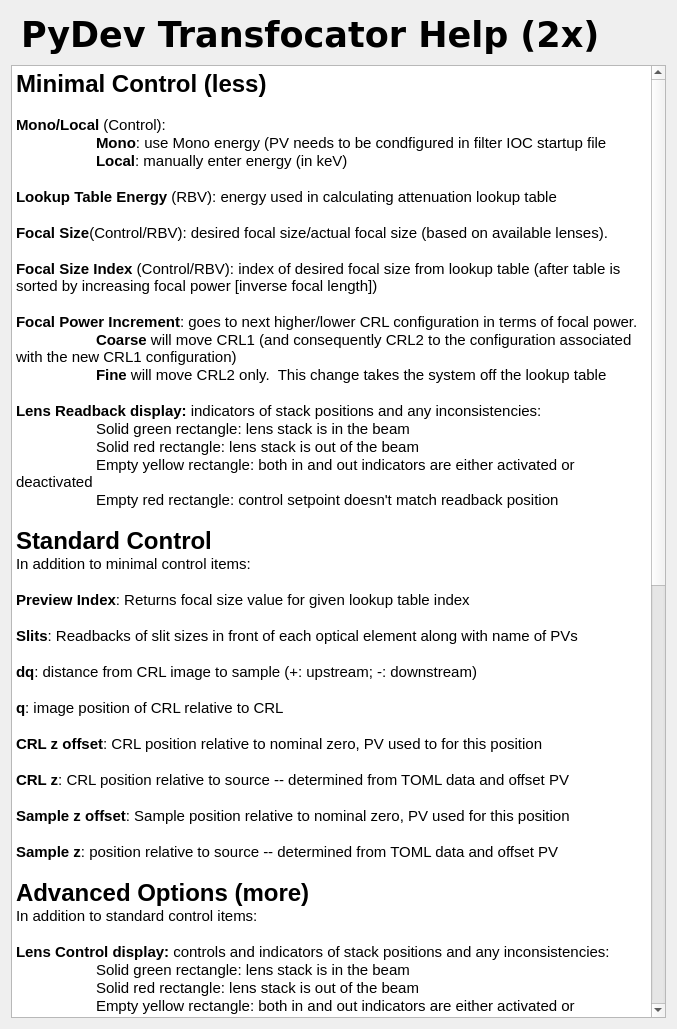
<?xml version="1.0" encoding="UTF-8"?>
<ui version="4.0">
 <class>Form</class>
 <widget class="QWidget" name="Form">
  <property name="geometry">
   <rect>
    <x>0</x>
    <y>0</y>
    <width>677</width>
    <height>1029</height>
   </rect>
  </property>
  <property name="windowTitle">
   <string>Form</string>
  </property>
  <layout class="QVBoxLayout" name="verticalLayout_2">
   <item>
    <layout class="QVBoxLayout" name="verticalLayout" stretch="1,20">
     <item>
      <widget class="caFrame" name="caframe_8">
       <property name="sizePolicy">
        <sizepolicy hsizetype="Expanding" vsizetype="Preferred">
         <horstretch>0</horstretch>
         <verstretch>0</verstretch>
        </sizepolicy>
       </property>
       <property name="maximumSize">
        <size>
         <width>941</width>
         <height>16777215</height>
        </size>
       </property>
       <property name="lineWidth">
        <number>0</number>
       </property>
       <property name="background">
        <color>
         <red>0</red>
         <green>53</green>
         <blue>132</blue>
        </color>
       </property>
       <property name="backgroundMode">
        <enum>caFrame::Filled</enum>
       </property>
       <layout class="QHBoxLayout" name="horizontalLayout">
        <property name="spacing">
         <number>5</number>
        </property>
        <property name="leftMargin">
         <number>10</number>
        </property>
        <property name="topMargin">
         <number>2</number>
        </property>
        <property name="rightMargin">
         <number>0</number>
        </property>
        <property name="bottomMargin">
         <number>2</number>
        </property>
        <item>
         <widget class="caLabel" name="calabel">
          <property name="enabled">
           <bool>true</bool>
          </property>
          <property name="sizePolicy">
           <sizepolicy hsizetype="Preferred" vsizetype="Preferred">
            <horstretch>0</horstretch>
            <verstretch>0</verstretch>
           </sizepolicy>
          </property>
          <property name="maximumSize">
           <size>
            <width>941</width>
            <height>16777215</height>
           </size>
          </property>
          <property name="font">
           <font>
            <family>Verdana</family>
            <pointsize>26</pointsize>
            <weight>75</weight>
            <bold>true</bold>
           </font>
          </property>
          <property name="text">
           <string>PyDev Transfocator Help (2x)</string>
          </property>
          <property name="alignment">
           <set>Qt::AlignLeading|Qt::AlignLeft|Qt::AlignVCenter</set>
          </property>
          <property name="fontScaleMode">
           <enum>ESimpleLabel::Height</enum>
          </property>
          <property name="foreground">
           <color>
            <red>228</red>
            <green>228</green>
            <blue>228</blue>
           </color>
          </property>
          <property name="background">
           <color alpha="0">
            <red>160</red>
            <green>160</green>
            <blue>164</blue>
           </color>
          </property>
         </widget>
        </item>
       </layout>
      </widget>
     </item>
     <item>
      <widget class="QTextBrowser" name="textBrowser">
       <property name="sizePolicy">
        <sizepolicy hsizetype="Preferred" vsizetype="Preferred">
         <horstretch>0</horstretch>
         <verstretch>0</verstretch>
        </sizepolicy>
       </property>
       <property name="html">
        <string>&lt;!DOCTYPE HTML PUBLIC &quot;-//W3C//DTD HTML 4.0//EN&quot; &quot;http://www.w3.org/TR/REC-html40/strict.dtd&quot;&gt;
&lt;html&gt;&lt;head&gt;&lt;meta name=&quot;qrichtext&quot; content=&quot;1&quot; /&gt;&lt;style type=&quot;text/css&quot;&gt;
p, li { white-space: pre-wrap; }
&lt;/style&gt;&lt;/head&gt;&lt;body style=&quot; font-family:'Cantarell'; font-size:11pt; font-weight:400; font-style:normal;&quot;&gt;
&lt;p style=&quot; margin-top:0px; margin-bottom:0px; margin-left:0px; margin-right:0px; -qt-block-indent:0; text-indent:0px;&quot;&gt;&lt;span style=&quot; font-size:18pt; font-weight:600;&quot;&gt;Minimal Control (less)&lt;/span&gt;&lt;/p&gt;
&lt;p style=&quot;-qt-paragraph-type:empty; margin-top:0px; margin-bottom:0px; margin-left:0px; margin-right:0px; -qt-block-indent:0; text-indent:0px; font-weight:600;&quot;&gt;&lt;br /&gt;&lt;/p&gt;
&lt;p style=&quot; margin-top:0px; margin-bottom:0px; margin-left:0px; margin-right:0px; -qt-block-indent:0; text-indent:0px;&quot;&gt;&lt;span style=&quot; font-weight:600;&quot;&gt;Mono/Local&lt;/span&gt; (Control): &lt;/p&gt;
&lt;p style=&quot; margin-top:0px; margin-bottom:0px; margin-left:0px; margin-right:0px; -qt-block-indent:0; text-indent:0px;&quot;&gt;	&lt;span style=&quot; font-weight:600;&quot;&gt;Mono&lt;/span&gt;: use Mono energy (PV needs to be condfigured in filter IOC startup file&lt;/p&gt;
&lt;p style=&quot; margin-top:0px; margin-bottom:0px; margin-left:0px; margin-right:0px; -qt-block-indent:0; text-indent:0px;&quot;&gt; 	&lt;span style=&quot; font-weight:600;&quot;&gt;Local&lt;/span&gt;: manually enter energy (in keV)&lt;/p&gt;
&lt;p style=&quot;-qt-paragraph-type:empty; margin-top:0px; margin-bottom:0px; margin-left:0px; margin-right:0px; -qt-block-indent:0; text-indent:0px;&quot;&gt;&lt;br /&gt;&lt;/p&gt;
&lt;p style=&quot; margin-top:0px; margin-bottom:0px; margin-left:0px; margin-right:0px; -qt-block-indent:0; text-indent:0px;&quot;&gt;&lt;span style=&quot; font-weight:600;&quot;&gt;Lookup Table Energy&lt;/span&gt; (RBV): energy used in calculating attenuation lookup table&lt;/p&gt;
&lt;p style=&quot;-qt-paragraph-type:empty; margin-top:0px; margin-bottom:0px; margin-left:0px; margin-right:0px; -qt-block-indent:0; text-indent:0px;&quot;&gt;&lt;br /&gt;&lt;/p&gt;
&lt;p style=&quot; margin-top:0px; margin-bottom:0px; margin-left:0px; margin-right:0px; -qt-block-indent:0; text-indent:0px;&quot;&gt;&lt;span style=&quot; font-weight:600;&quot;&gt;Focal Size&lt;/span&gt;(Control/RBV): desired focal size/actual focal size (based on available lenses).  &lt;/p&gt;
&lt;p style=&quot;-qt-paragraph-type:empty; margin-top:0px; margin-bottom:0px; margin-left:0px; margin-right:0px; -qt-block-indent:0; text-indent:0px;&quot;&gt;&lt;br /&gt;&lt;/p&gt;
&lt;p style=&quot; margin-top:0px; margin-bottom:0px; margin-left:0px; margin-right:0px; -qt-block-indent:0; text-indent:0px;&quot;&gt;&lt;span style=&quot; font-weight:600;&quot;&gt;Focal Size Index&lt;/span&gt; (Control/RBV): index of desired focal size from lookup table (after table is sorted by increasing focal power [inverse focal length])&lt;/p&gt;
&lt;p style=&quot;-qt-paragraph-type:empty; margin-top:0px; margin-bottom:0px; margin-left:0px; margin-right:0px; -qt-block-indent:0; text-indent:0px;&quot;&gt;&lt;br /&gt;&lt;/p&gt;
&lt;p style=&quot; margin-top:0px; margin-bottom:0px; margin-left:0px; margin-right:0px; -qt-block-indent:0; text-indent:0px;&quot;&gt;&lt;span style=&quot; font-weight:600;&quot;&gt;Focal Power Increment&lt;/span&gt;: goes to next higher/lower CRL configuration in terms of focal power.  &lt;/p&gt;
&lt;p style=&quot; margin-top:0px; margin-bottom:0px; margin-left:0px; margin-right:0px; -qt-block-indent:0; text-indent:0px;&quot;&gt;	&lt;span style=&quot; font-weight:600;&quot;&gt;Coarse&lt;/span&gt; will move CRL1 (and consequently CRL2 to the configuration associated with the new CRL1 configuration)&lt;/p&gt;
&lt;p style=&quot; margin-top:0px; margin-bottom:0px; margin-left:0px; margin-right:0px; -qt-block-indent:0; text-indent:0px;&quot;&gt;	&lt;span style=&quot; font-weight:600;&quot;&gt;Fine&lt;/span&gt; will move CRL2 only.  This change takes the system off the lookup table&lt;/p&gt;
&lt;p style=&quot;-qt-paragraph-type:empty; margin-top:0px; margin-bottom:0px; margin-left:0px; margin-right:0px; -qt-block-indent:0; text-indent:0px;&quot;&gt;&lt;br /&gt;&lt;/p&gt;
&lt;p style=&quot; margin-top:0px; margin-bottom:0px; margin-left:0px; margin-right:0px; -qt-block-indent:0; text-indent:0px;&quot;&gt;&lt;span style=&quot; font-weight:600;&quot;&gt;Lens Readback display: &lt;/span&gt;indicators of stack positions and any inconsistencies:&lt;/p&gt;
&lt;p style=&quot; margin-top:0px; margin-bottom:0px; margin-left:0px; margin-right:0px; -qt-block-indent:0; text-indent:0px;&quot;&gt;	Solid green rectangle: lens stack is in the beam&lt;/p&gt;
&lt;p style=&quot; margin-top:0px; margin-bottom:0px; margin-left:0px; margin-right:0px; -qt-block-indent:0; text-indent:0px;&quot;&gt;	Solid red rectangle: lens stack is out of the beam&lt;/p&gt;
&lt;p style=&quot; margin-top:0px; margin-bottom:0px; margin-left:0px; margin-right:0px; -qt-block-indent:0; text-indent:0px;&quot;&gt;	Empty yellow rectangle: both in and out indicators are either activated or deactivated&lt;/p&gt;
&lt;p style=&quot; margin-top:0px; margin-bottom:0px; margin-left:0px; margin-right:0px; -qt-block-indent:0; text-indent:0px;&quot;&gt;	Empty red rectangle: control setpoint doesn't match readback position&lt;/p&gt;
&lt;p style=&quot;-qt-paragraph-type:empty; margin-top:0px; margin-bottom:0px; margin-left:0px; margin-right:0px; -qt-block-indent:0; text-indent:0px; font-weight:600;&quot;&gt;&lt;br /&gt;&lt;/p&gt;
&lt;p style=&quot; margin-top:0px; margin-bottom:0px; margin-left:0px; margin-right:0px; -qt-block-indent:0; text-indent:0px;&quot;&gt;&lt;span style=&quot; font-size:18pt; font-weight:600;&quot;&gt;Standard Control&lt;/span&gt;&lt;/p&gt;
&lt;p style=&quot; margin-top:0px; margin-bottom:0px; margin-left:0px; margin-right:0px; -qt-block-indent:0; text-indent:0px;&quot;&gt;In addition to minimal control items:&lt;/p&gt;
&lt;p style=&quot;-qt-paragraph-type:empty; margin-top:0px; margin-bottom:0px; margin-left:0px; margin-right:0px; -qt-block-indent:0; text-indent:0px;&quot;&gt;&lt;br /&gt;&lt;/p&gt;
&lt;p style=&quot; margin-top:0px; margin-bottom:0px; margin-left:0px; margin-right:0px; -qt-block-indent:0; text-indent:0px;&quot;&gt;&lt;span style=&quot; font-weight:600;&quot;&gt;Preview Index&lt;/span&gt;: Returns focal size value for given lookup table index&lt;/p&gt;
&lt;p style=&quot;-qt-paragraph-type:empty; margin-top:0px; margin-bottom:0px; margin-left:0px; margin-right:0px; -qt-block-indent:0; text-indent:0px; font-weight:600;&quot;&gt;&lt;br /&gt;&lt;/p&gt;
&lt;p style=&quot; margin-top:0px; margin-bottom:0px; margin-left:0px; margin-right:0px; -qt-block-indent:0; text-indent:0px;&quot;&gt;&lt;span style=&quot; font-weight:600;&quot;&gt;Slits&lt;/span&gt;: Readbacks of slit sizes in front of each optical element along with name of PVs&lt;/p&gt;
&lt;p style=&quot;-qt-paragraph-type:empty; margin-top:0px; margin-bottom:0px; margin-left:0px; margin-right:0px; -qt-block-indent:0; text-indent:0px;&quot;&gt;&lt;br /&gt;&lt;/p&gt;
&lt;p style=&quot; margin-top:0px; margin-bottom:0px; margin-left:0px; margin-right:0px; -qt-block-indent:0; text-indent:0px;&quot;&gt;&lt;span style=&quot; font-weight:600;&quot;&gt;dq&lt;/span&gt;: distance from CRL image to sample (+: upstream; -: downstream)&lt;/p&gt;
&lt;p style=&quot;-qt-paragraph-type:empty; margin-top:0px; margin-bottom:0px; margin-left:0px; margin-right:0px; -qt-block-indent:0; text-indent:0px;&quot;&gt;&lt;br /&gt;&lt;/p&gt;
&lt;p style=&quot; margin-top:0px; margin-bottom:0px; margin-left:0px; margin-right:0px; -qt-block-indent:0; text-indent:0px;&quot;&gt;&lt;span style=&quot; font-weight:600;&quot;&gt;q&lt;/span&gt;: image position of CRL relative to CRL&lt;/p&gt;
&lt;p style=&quot;-qt-paragraph-type:empty; margin-top:0px; margin-bottom:0px; margin-left:0px; margin-right:0px; -qt-block-indent:0; text-indent:0px;&quot;&gt;&lt;br /&gt;&lt;/p&gt;
&lt;p style=&quot; margin-top:0px; margin-bottom:0px; margin-left:0px; margin-right:0px; -qt-block-indent:0; text-indent:0px;&quot;&gt;&lt;span style=&quot; font-weight:600;&quot;&gt;CRL z offset&lt;/span&gt;: CRL position relative to nominal zero, PV used to for this position&lt;/p&gt;
&lt;p style=&quot;-qt-paragraph-type:empty; margin-top:0px; margin-bottom:0px; margin-left:0px; margin-right:0px; -qt-block-indent:0; text-indent:0px;&quot;&gt;&lt;br /&gt;&lt;/p&gt;
&lt;p style=&quot; margin-top:0px; margin-bottom:0px; margin-left:0px; margin-right:0px; -qt-block-indent:0; text-indent:0px;&quot;&gt;&lt;span style=&quot; font-weight:600;&quot;&gt;CRL z&lt;/span&gt;: CRL position relative to source -- determined from TOML data and offset PV&lt;/p&gt;
&lt;p style=&quot;-qt-paragraph-type:empty; margin-top:0px; margin-bottom:0px; margin-left:0px; margin-right:0px; -qt-block-indent:0; text-indent:0px;&quot;&gt;&lt;br /&gt;&lt;/p&gt;
&lt;p style=&quot; margin-top:0px; margin-bottom:0px; margin-left:0px; margin-right:0px; -qt-block-indent:0; text-indent:0px;&quot;&gt;&lt;span style=&quot; font-weight:600;&quot;&gt;Sample z offset&lt;/span&gt;: Sample position relative to nominal zero, PV used for this position&lt;/p&gt;
&lt;p style=&quot;-qt-paragraph-type:empty; margin-top:0px; margin-bottom:0px; margin-left:0px; margin-right:0px; -qt-block-indent:0; text-indent:0px;&quot;&gt;&lt;br /&gt;&lt;/p&gt;
&lt;p style=&quot; margin-top:0px; margin-bottom:0px; margin-left:0px; margin-right:0px; -qt-block-indent:0; text-indent:0px;&quot;&gt;&lt;span style=&quot; font-weight:600;&quot;&gt;Sample z&lt;/span&gt;: position relative to source -- determined from TOML data and offset PV&lt;/p&gt;
&lt;p style=&quot;-qt-paragraph-type:empty; margin-top:0px; margin-bottom:0px; margin-left:0px; margin-right:0px; -qt-block-indent:0; text-indent:0px;&quot;&gt;&lt;br /&gt;&lt;/p&gt;
&lt;p style=&quot; margin-top:0px; margin-bottom:0px; margin-left:0px; margin-right:0px; -qt-block-indent:0; text-indent:0px;&quot;&gt;&lt;span style=&quot; font-size:18pt; font-weight:600;&quot;&gt;Advanced Options (more)&lt;/span&gt;&lt;/p&gt;
&lt;p style=&quot; margin-top:0px; margin-bottom:0px; margin-left:0px; margin-right:0px; -qt-block-indent:0; text-indent:0px;&quot;&gt;In addition to standard control items:&lt;/p&gt;
&lt;p style=&quot;-qt-paragraph-type:empty; margin-top:0px; margin-bottom:0px; margin-left:0px; margin-right:0px; -qt-block-indent:0; text-indent:0px;&quot;&gt;&lt;br /&gt;&lt;/p&gt;
&lt;p style=&quot; margin-top:0px; margin-bottom:0px; margin-left:0px; margin-right:0px; -qt-block-indent:0; text-indent:0px;&quot;&gt;&lt;span style=&quot; font-weight:600;&quot;&gt;Lens Control display: &lt;/span&gt;controls and&lt;span style=&quot; font-weight:600;&quot;&gt; &lt;/span&gt;indicators of stack positions and any inconsistencies:&lt;/p&gt;
&lt;p style=&quot; margin-top:0px; margin-bottom:0px; margin-left:0px; margin-right:0px; -qt-block-indent:0; text-indent:0px;&quot;&gt;	Solid green rectangle: lens stack is in the beam&lt;/p&gt;
&lt;p style=&quot; margin-top:0px; margin-bottom:0px; margin-left:0px; margin-right:0px; -qt-block-indent:0; text-indent:0px;&quot;&gt;	Solid red rectangle: lens stack is out of the beam&lt;/p&gt;
&lt;p style=&quot; margin-top:0px; margin-bottom:0px; margin-left:0px; margin-right:0px; -qt-block-indent:0; text-indent:0px;&quot;&gt;	Empty yellow rectangle: both in and out indicators are either activated or deactivated&lt;/p&gt;
&lt;p style=&quot; margin-top:0px; margin-bottom:0px; margin-left:0px; margin-right:0px; -qt-block-indent:0; text-indent:0px;&quot;&gt;	Empty red rectangle: control setpoint doesn't match readback position&lt;/p&gt;
&lt;p style=&quot;-qt-paragraph-type:empty; margin-top:0px; margin-bottom:0px; margin-left:0px; margin-right:0px; -qt-block-indent:0; text-indent:0px;&quot;&gt;&lt;br /&gt;&lt;/p&gt;
&lt;p style=&quot; margin-top:0px; margin-bottom:0px; margin-left:0px; margin-right:0px; -qt-block-indent:0; text-indent:0px;&quot;&gt;&lt;span style=&quot; font-weight:600;&quot;&gt;CRL Indices&lt;/span&gt; (RBVs): unsorted configurations -- binary version of number indicates which stack is in (1) or out (0).  &lt;/p&gt;
&lt;p style=&quot; margin-top:0px; margin-bottom:0px; margin-left:0px; margin-right:0px; -qt-block-indent:0; text-indent:0px;&quot;&gt;	Binary config:  based on desired/actual focal size controls&lt;/p&gt;
&lt;p style=&quot; margin-top:0px; margin-bottom:0px; margin-left:0px; margin-right:0px; -qt-block-indent:0; text-indent:0px;&quot;&gt;	Ind. Control: based on lens controls&lt;/p&gt;
&lt;p style=&quot; margin-top:0px; margin-bottom:0px; margin-left:0px; margin-right:0px; -qt-block-indent:0; text-indent:0px;&quot;&gt;	Readbacks:  based on lens readbacks -- there are non-binary values possible when lens readbacks have errors&lt;/p&gt;
&lt;p style=&quot;-qt-paragraph-type:empty; margin-top:0px; margin-bottom:0px; margin-left:0px; margin-right:0px; -qt-block-indent:0; text-indent:0px;&quot;&gt;&lt;br /&gt;&lt;/p&gt;
&lt;p style=&quot; margin-top:0px; margin-bottom:0px; margin-left:0px; margin-right:0px; -qt-block-indent:0; text-indent:0px;&quot;&gt;&lt;span style=&quot; font-weight:600;&quot;&gt;Inter-lens delay&lt;/span&gt;: delay between stack actuation -- may be needed to avoid drawing too much current from motor controller&lt;/p&gt;
&lt;p style=&quot;-qt-paragraph-type:empty; margin-top:0px; margin-bottom:0px; margin-left:0px; margin-right:0px; -qt-block-indent:0; text-indent:0px;&quot;&gt;&lt;br /&gt;&lt;/p&gt;
&lt;p style=&quot; margin-top:0px; margin-bottom:0px; margin-left:0px; margin-right:0px; -qt-block-indent:0; text-indent:0px;&quot;&gt;&lt;span style=&quot; font-weight:600;&quot;&gt;Verbose Flag&lt;/span&gt;: prints output to IOC console&lt;/p&gt;
&lt;p style=&quot;-qt-paragraph-type:empty; margin-top:0px; margin-bottom:0px; margin-left:0px; margin-right:0px; -qt-block-indent:0; text-indent:0px;&quot;&gt;&lt;br /&gt;&lt;/p&gt;
&lt;p style=&quot; margin-top:0px; margin-bottom:0px; margin-left:0px; margin-right:0px; -qt-block-indent:0; text-indent:0px;&quot;&gt;&lt;span style=&quot; font-weight:600;&quot;&gt;Thickness error Flag&lt;/span&gt;: incorporates error in lens thickness measurments in optics calculations&lt;/p&gt;
&lt;p style=&quot;-qt-paragraph-type:empty; margin-top:0px; margin-bottom:0px; margin-left:0px; margin-right:0px; -qt-block-indent:0; text-indent:0px;&quot;&gt;&lt;br /&gt;&lt;/p&gt;
&lt;p style=&quot;-qt-paragraph-type:empty; margin-top:0px; margin-bottom:0px; margin-left:0px; margin-right:0px; -qt-block-indent:0; text-indent:0px;&quot;&gt;&lt;br /&gt;&lt;/p&gt;
&lt;p style=&quot; margin-top:0px; margin-bottom:0px; margin-left:0px; margin-right:0px; -qt-block-indent:0; text-indent:0px;&quot;&gt;&lt;span style=&quot; font-size:18pt; font-weight:600;&quot;&gt;Bottom buttons&lt;/span&gt;&lt;/p&gt;
&lt;p style=&quot;-qt-paragraph-type:empty; margin-top:0px; margin-bottom:0px; margin-left:0px; margin-right:0px; -qt-block-indent:0; text-indent:0px;&quot;&gt;&lt;br /&gt;&lt;/p&gt;
&lt;p style=&quot; margin-top:0px; margin-bottom:0px; margin-left:0px; margin-right:0px; -qt-block-indent:0; text-indent:0px;&quot;&gt;&lt;span style=&quot; font-weight:600;&quot;&gt;Stacks info&lt;/span&gt;: stack material, count, diameter for each CRL system&lt;/p&gt;
&lt;p style=&quot;-qt-paragraph-type:empty; margin-top:0px; margin-bottom:0px; margin-left:0px; margin-right:0px; -qt-block-indent:0; text-indent:0px;&quot;&gt;&lt;br /&gt;&lt;/p&gt;
&lt;p style=&quot; margin-top:0px; margin-bottom:0px; margin-left:0px; margin-right:0px; -qt-block-indent:0; text-indent:0px;&quot;&gt;&lt;span style=&quot; font-weight:600;&quot;&gt;Testing Screen (standard/more)&lt;/span&gt;: quick access to energy and slits PVs used in testing&lt;/p&gt;
&lt;p style=&quot;-qt-paragraph-type:empty; margin-top:0px; margin-bottom:0px; margin-left:0px; margin-right:0px; -qt-block-indent:0; text-indent:0px;&quot;&gt;&lt;br /&gt;&lt;/p&gt;
&lt;p style=&quot; margin-top:0px; margin-bottom:0px; margin-left:0px; margin-right:0px; -qt-block-indent:0; text-indent:0px;&quot;&gt;&lt;span style=&quot; font-weight:600;&quot;&gt;Plots (standard/more)&lt;/span&gt;:&lt;/p&gt;
&lt;p style=&quot; margin-top:0px; margin-bottom:0px; margin-left:0px; margin-right:0px; -qt-block-indent:0; text-indent:0px;&quot;&gt;&lt;span style=&quot; font-weight:600;&quot;&gt;Focal Size&lt;/span&gt; - sorted by focal power&lt;/p&gt;
&lt;p style=&quot; margin-top:0px; margin-bottom:0px; margin-left:0px; margin-right:0px; -qt-block-indent:0; text-indent:0px;&quot;&gt;&lt;span style=&quot; font-weight:600;&quot;&gt;Focal power&lt;/span&gt; - both CRL1 and CRL2 (sorted)&lt;/p&gt;
&lt;p style=&quot; margin-top:0px; margin-bottom:0px; margin-left:0px; margin-right:0px; -qt-block-indent:0; text-indent:0px;&quot;&gt;&lt;span style=&quot; font-weight:600;&quot;&gt;q&lt;/span&gt;: distance from last CRL to image position&lt;/p&gt;
&lt;p style=&quot; margin-top:0px; margin-bottom:0px; margin-left:0px; margin-right:0px; -qt-block-indent:0; text-indent:0px;&quot;&gt;&lt;span style=&quot; font-weight:600;&quot;&gt;dq&lt;/span&gt;: distance from image position to sample&lt;/p&gt;
&lt;p style=&quot;-qt-paragraph-type:empty; margin-top:0px; margin-bottom:0px; margin-left:0px; margin-right:0px; -qt-block-indent:0; text-indent:0px;&quot;&gt;&lt;br /&gt;&lt;/p&gt;
&lt;p style=&quot; margin-top:0px; margin-bottom:0px; margin-left:0px; margin-right:0px; -qt-block-indent:0; text-indent:0px;&quot;&gt;&lt;span style=&quot; font-weight:600;&quot;&gt;SYNC (standard/more)&lt;/span&gt;: when lenses actuated externally , SYNC button can be used to update focal size RBV (maybe?)&lt;/p&gt;
&lt;p style=&quot;-qt-paragraph-type:empty; margin-top:0px; margin-bottom:0px; margin-left:0px; margin-right:0px; -qt-block-indent:0; text-indent:0px;&quot;&gt;&lt;br /&gt;&lt;/p&gt;
&lt;p style=&quot;-qt-paragraph-type:empty; margin-top:0px; margin-bottom:0px; margin-left:0px; margin-right:0px; -qt-block-indent:0; text-indent:0px;&quot;&gt;&lt;br /&gt;&lt;/p&gt;
&lt;p style=&quot; margin-top:0px; margin-bottom:0px; margin-left:0px; margin-right:0px; -qt-block-indent:0; text-indent:0px;&quot;&gt;&lt;span style=&quot; font-size:18pt; font-weight:600;&quot;&gt;Notes&lt;/span&gt;:&lt;/p&gt;
&lt;p style=&quot; margin-top:0px; margin-bottom:0px; margin-left:0px; margin-right:0px; -qt-block-indent:0; text-indent:0px;&quot;&gt;-Lookup table is recalculated when energy, slit sizes or CRL/sample z-positions are changed. The lookup table is non-monotonic, yielding multiple solutions for the same requested focal size. The goal is to achieve the closest focus using the fewest lenses to maximize flux. To ensure the first viable solution with minimal lenses is found, the find_level method is applied, starting from a lower to a higher lens count.&lt;/p&gt;
&lt;p style=&quot;-qt-paragraph-type:empty; margin-top:0px; margin-bottom:0px; margin-left:0px; margin-right:0px; -qt-block-indent:0; text-indent:0px;&quot;&gt;&lt;br /&gt;&lt;/p&gt;
&lt;p style=&quot; margin-top:0px; margin-bottom:0px; margin-left:0px; margin-right:0px; -qt-block-indent:0; text-indent:0px;&quot;&gt;-If lens individually controlled and then focal size control used, it may be necessary to set the focal size an extra time for the lens configuration to update correctly&lt;/p&gt;&lt;/body&gt;&lt;/html&gt;</string>
       </property>
      </widget>
     </item>
    </layout>
   </item>
  </layout>
 </widget>
 <customwidgets>
  <customwidget>
   <class>caFrame</class>
   <extends>QFrame</extends>
   <header>caFrame</header>
   <container>1</container>
  </customwidget>
  <customwidget>
   <class>caLabel</class>
   <extends>QLabel</extends>
   <header>caLabel</header>
  </customwidget>
 </customwidgets>
 <resources/>
 <connections/>
</ui>
